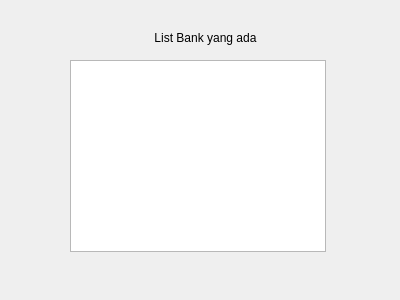
<?xml version="1.0" encoding="UTF-8"?>
<ui version="4.0">
 <class>ShowBankName</class>
 <widget class="QWidget" name="ShowBankName">
  <property name="geometry">
   <rect>
    <x>0</x>
    <y>0</y>
    <width>400</width>
    <height>300</height>
   </rect>
  </property>
  <property name="windowTitle">
   <string>Form</string>
  </property>
  <widget class="QListView" name="listView">
   <property name="geometry">
    <rect>
     <x>70</x>
     <y>60</y>
     <width>256</width>
     <height>192</height>
    </rect>
   </property>
  </widget>
  <widget class="QLabel" name="label">
   <property name="geometry">
    <rect>
     <x>120</x>
     <y>30</y>
     <width>171</width>
     <height>16</height>
    </rect>
   </property>
   <property name="text">
    <string>List Bank yang ada</string>
   </property>
   <property name="alignment">
    <set>Qt::AlignCenter</set>
   </property>
  </widget>
 </widget>
 <resources/>
 <connections/>
</ui>
